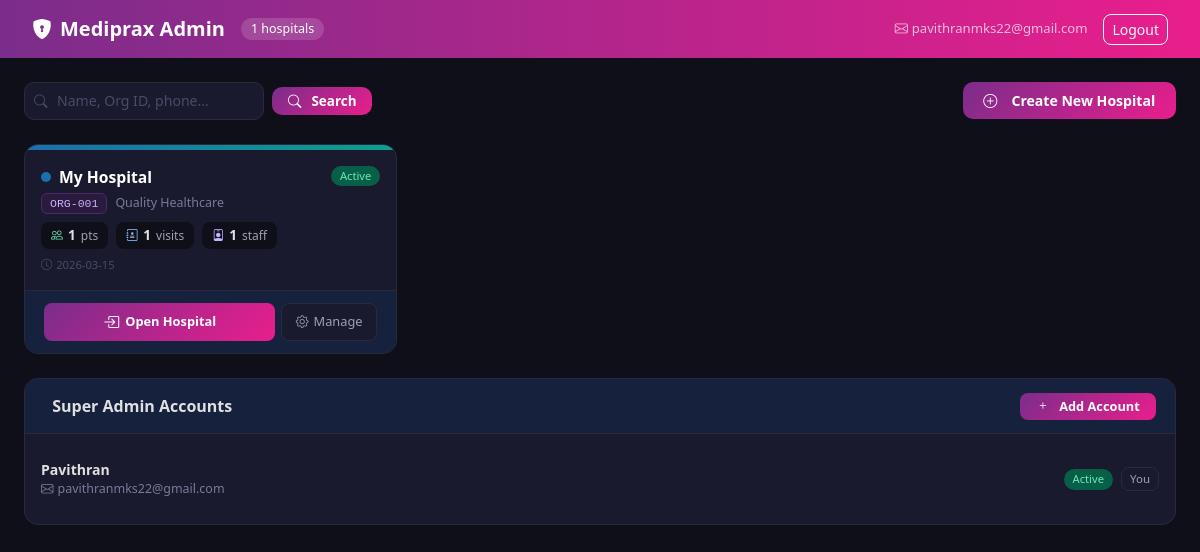
Before: /admin/ (signed in) with the older database file.
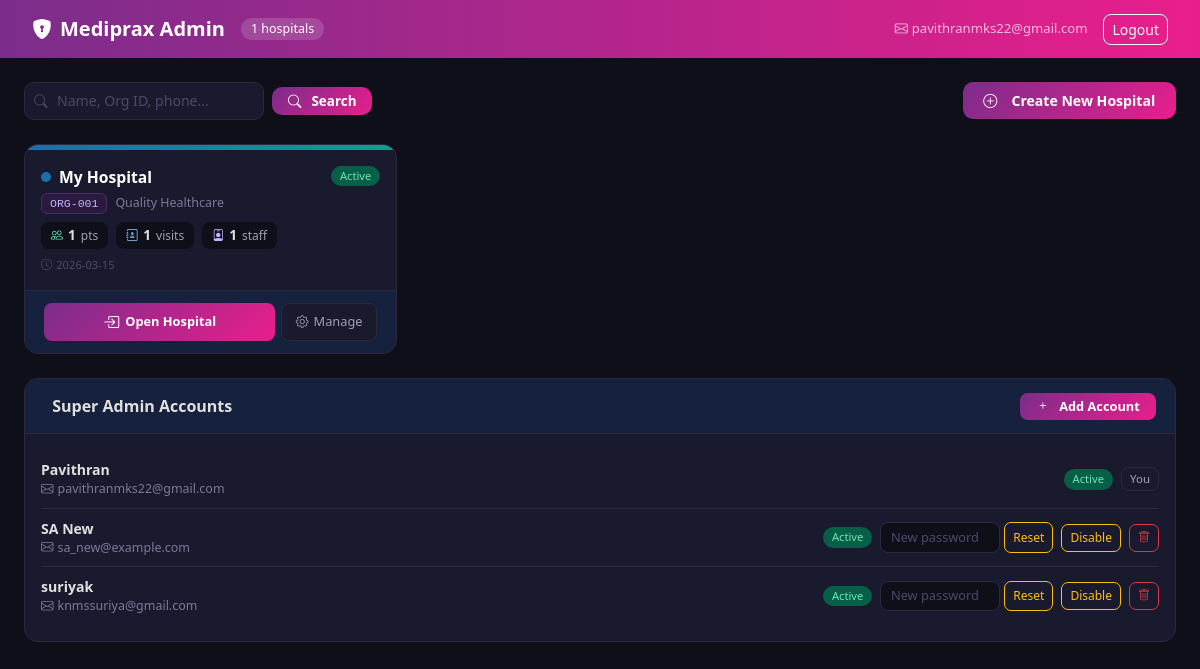
After: the same page with the newer database file.
### tables this page shows
CREATE TABLE hospitals(
            id         INTEGER PRIMARY KEY AUTOINCREMENT,
            name       TEXT NOT NULL,
            tagline    TEXT DEFAULT 'Quality Healthcare',
            address    TEXT DEFAULT '',
            phone      TEXT DEFAULT '',
            email      TEXT DEFAULT '',
            color1     TEXT DEFAULT '#1a6fad',
            color2     TEXT DEFAULT '#0e9f8b',
            is_active  INTEGER DEFAULT 1,
            created_at TIMESTAMP DEFAULT CURRENT_TIMESTAMP
        , org_id TEXT);

CREATE TABLE super_admins(
            id            INTEGER PRIMARY KEY AUTOINCREMENT,
            username      TEXT UNIQUE NOT NULL,
            password_hash TEXT NOT NULL
        , email TEXT, is_active INTEGER DEFAULT 1, name TEXT DEFAULT 'Super Admin');

### app/routes/super_admin_routes.py (the view)
@super_admin_routes.route('/')
@_sa
def hospital_list():
    db = get_db()
    q  = request.args.get('q','').strip()
    pg = max(1, request.args.get('page',1,type=int))
    pp = 10
    base = ("SELECT h.*,"
            "(SELECT COUNT(*) FROM users u WHERE u.hospital_id=h.id AND u.role!='patient') AS staff_count,"
            "(SELECT COUNT(*) FROM patients p WHERE p.hospital_id=h.id) AS patient_count,"
            "(SELECT COUNT(*) FROM visits v WHERE v.hospital_id=h.id) AS visit_count "
            "FROM hospitals h ")
    if q:
        w = "WHERE h.name LIKE ? OR h.org_id LIKE ? OR h.phone LIKE ? OR h.email LIKE ? "
        p = (f'%{q}%',)*4
        total = db.execute("SELECT COUNT(*) FROM hospitals h "+w, p).fetchone()[0]
        rows  = db.execute(base+w+"ORDER BY h.id DESC LIMIT ? OFFSET ?", p+(pp,(pg-1)*pp)).fetchall()
    else:
        total = db.execute("SELECT COUNT(*) FROM hospitals").fetchone()[0]
        rows  = db.execute(base+"ORDER BY h.id DESC LIMIT ? OFFSET ?", (pp,(pg-1)*pp)).fetchall()
    pages = max(1,(total+pp-1)//pp)
    cols = {r[1] for r in db.execute('PRAGMA table_info(super_admins)')}
    if 'email' in cols:
        sa_list = db.execute('SELECT id,email,name,is_active FROM super_admins ORDER BY id').fetchall()
    else:
        sa_list = db.execute('SELECT id,username AS email,id AS name,1 AS is_active FROM super_admins ORDER BY id').fetchall()
    return render_template('admin/hospital_list.html',
                           hospitals=[dict(r) for r in rows],
                           search=q, page=pg, total_pages=pages, total=total,
                           sa_users=[dict(s) for s in sa_list])

### app/database.py (called while the page is built)
def get_db():
    if 'db' not in g:
        g.db = sqlite3.connect(current_app.config['DATABASE'])
        g.db.row_factory = sqlite3.Row
        g.db.execute('PRAGMA foreign_keys = ON')
        try:
            g.db.execute('PRAGMA journal_mode = WAL')
            g.db.execute('PRAGMA synchronous = NORMAL')
        except Exception:
            pass
    return g.db

### app/routes/super_admin_routes.py (called while the page is built)
def _sa(f):
    from functools import wraps
    @wraps(f)
    def d(*a, **kw):
        if session.get('role') != 'super_admin':
            return redirect(url_for('super_admin.sa_login'))
        return f(*a, **kw)
    return d

### templates/admin/hospital_list.html (shortened to what the changed rows need)
<!DOCTYPE html><html lang="en"><head><meta charset="UTF-8"/><meta name="viewport" content="width=device-width,initial-scale=1"/>
<link href="https://cdn.jsdelivr.net/npm/bootstrap@5.3.2/dist/css/bootstrap.min.css" rel="stylesheet"/>
<link href="https://cdn.jsdelivr.net/npm/bootstrap-icons@1.11.3/font/bootstrap-icons.min.css" rel="stylesheet"/>
</head><body>
<div class="container-fluid p-4">
  {% if hospitals %}
  <div class="row g-3 mb-4">
    {% for h in hospitals %}
    <div class="col-md-6 col-xl-4">
      <div class="hosp-card">
        <div class="color-bar" style="background:linear-gradient(90deg,{{ h.color1 or '#1a6fad' }},{{ h.color2 or '#0e9f8b' }})"></div>
        <div class="p-3">
          <div class="d-flex justify-content-between align-items-start mb-2">
            <div>
              <div class="d-flex align-items-center gap-2 mb-1">
                <span style="width:10px;height:10px;border-radius:50%;background:{{ h.color1 or '#1a6fad' }};flex-shrink:0"></span>
                <span style="font-weight:700;color:#fff;font-size:.98rem">{{ h.name }}</span>
              </div>
              <div class="d-flex gap-2 align-items-center">
                <span class="org-badge">{{ h.org_id or '—' }}</span>
                <span style="color:#7a7a9a;font-size:.78rem">{{ h.tagline or '' }}</span>
              </div>
            </div>
            <span class="{% if h.is_active %}badge-active{% else %}badge-inactive{% endif %}">{% if h.is_active %}Active{% else %}Inactive{% endif %}</span>
          </div>
          <div class="d-flex gap-2 my-2 flex-wrap">
            <div class="hstat"><i class="bi bi-people" style="color:#6ee7b7"></i><strong>{{ h.patient_count }}</strong>pts</div>
            <div class="hstat"><i class="bi bi-journal-medical" style="color:#93c5fd"></i><strong>{{ h.visit_count }}</strong>visits</div>
            <div class="hstat"><i class="bi bi-person-badge" style="color:#c4b5fd"></i><strong>{{ h.staff_count }}</strong>staff</div>
          </div>
          <div style="font-size:.7rem;color:#4a4a6a"><i class="bi bi-clock me-1"></i>{{ h.created_at[:10] if h.created_at else '—' }}</div>
        </div>
        <div class="action-row">
          <a href="{{ url_for('super_admin.visit_hospital', hid=h.id) }}" class="btn-visit" title="Open this hospital — no re-login needed">
            <i class="bi bi-box-arrow-in-right" style="font-size:1rem"></i>Open Hospital
          </a>
          <a href="{{ url_for('super_admin.hospital_detail', hid=h.id) }}" class="btn-manage" title="Manage settings & users">
            <i class="bi bi-gear"></i>Manage
          </a>
        </div>
      </div>
    </div>
    {% endfor %}
  </div>
  {% endif %}
  <div class="card">
    <div class="card-body">
      {% for sa in sa_users %}
      <div class="sa-row">
        <div style="flex:1">
          <div style="color:#e0e0e0;font-size:.88rem;font-weight:600">{{ sa.name or 'Super Admin' }}</div>
          <div style="color:#7a7a9a;font-size:.78rem"><i class="bi bi-envelope me-1"></i>{{ sa.email }}</div>
        </div>
        <span class="{% if sa.is_active %}badge-active{% else %}badge-inactive{% endif %}">{% if sa.is_active %}Active{% else %}Inactive{% endif %}</span>
        {% if sa.id == session.sa_id %}
        <span style="background:#1a1a2e;border:1px solid #2a2a3e;border-radius:8px;padding:2px 8px;font-size:.72rem;color:#a0a0b0">You</span>
        {% else %}
        <form method="POST" action="{{ url_for('super_admin.reset_sa', sid=sa.id) }}" class="d-flex gap-1">
          <input type="password" name="new_password" class="form-control form-dark" placeholder="New password" style="width:120px;font-size:.8rem;padding:.3rem .6rem"/>
          <button type="submit" class="btn btn-sm btn-outline-warning" style="border-radius:7px;font-size:.75rem;white-space:nowrap">Reset</button>
        </form>
        <form method="POST" action="{{ url_for('super_admin.toggle_sa', sid=sa.id) }}">
          <button class="btn btn-sm {% if sa.is_active %}btn-outline-warning{% else %}btn-outline-success{% endif %}" style="border-radius:7px;font-size:.75rem">{% if sa.is_active %}Disable{% else %}Enable{% endif %}</button>
        </form>
        <form method="POST" action="{{ url_for('super_admin.delete_sa', sid=sa.id) }}" onsubmit="return confirm('Delete this admin?')">
          <button class="btn btn-sm btn-outline-danger" style="border-radius:7px;font-size:.75rem" aria-label="Delete super admin" title="Delete"><i class="bi bi-trash" aria-hidden="true"></i></button>
        </form>
        {% endif %}
      </div>
      {% endfor %}
    </div>
  </div>
</div>
</body></html>

Changed rows visible on the page:
added super_admins: name "SA New", email "sa_new@example.com", is_active "Active"
added super_admins: name "suriyak", email "knmssuriya@gmail.com", is_active "Active"
